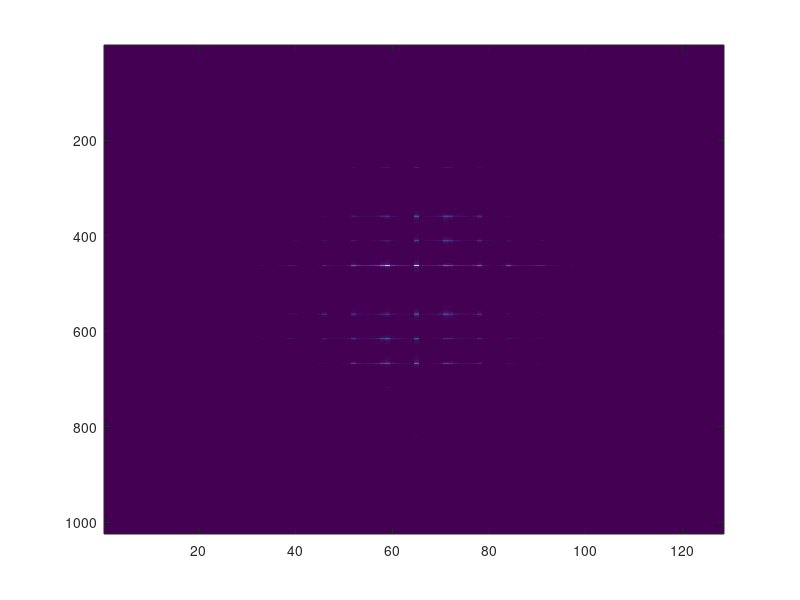

Write MATLAB code to recreate this figure.
clear all;
close all;
clc;

P=peaks(20)
M=1024
N=128
signal = repmat(P,[M N]);
signal_fft = fft2(signal,1024,128);
signal_fft = fftshift(signal_fft);
signal_fft = abs(signal_fft);
imagesc(signal_fft);
